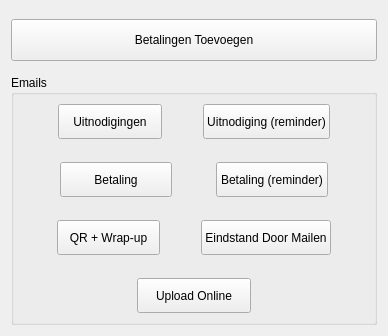
     <widget class="QWidget" name="administratie">
      <attribute name="title">
       <string>Administratie</string>
      </attribute>
      <layout class="QGridLayout" name="gridLayout_2" rowstretch="1,5,1,30">
       <item row="1" column="0">
        <widget class="QPushButton" name="BetalingBtn">
         <property name="sizePolicy">
          <sizepolicy hsizetype="Expanding" vsizetype="Expanding">
           <horstretch>0</horstretch>
           <verstretch>0</verstretch>
          </sizepolicy>
         </property>
         <property name="text">
          <string>Betalingen Toevoegen</string>
         </property>
        </widget>
       </item>
       <item row="0" column="0">
        <spacer name="verticalSpacer_12">
         <property name="orientation">
          <enum>Qt::Vertical</enum>
         </property>
         <property name="sizeHint" stdset="0">
          <size>
           <width>20</width>
           <height>40</height>
          </size>
         </property>
        </spacer>
       </item>
       <item row="2" column="0">
        <spacer name="verticalSpacer_11">
         <property name="orientation">
          <enum>Qt::Vertical</enum>
         </property>
         <property name="sizeHint" stdset="0">
          <size>
           <width>20</width>
           <height>40</height>
          </size>
         </property>
        </spacer>
       </item>
       <item row="3" column="0">
        <widget class="QGroupBox" name="groupBox">
         <property name="sizePolicy">
          <sizepolicy hsizetype="Expanding" vsizetype="Expanding">
           <horstretch>0</horstretch>
           <verstretch>0</verstretch>
          </sizepolicy>
         </property>
         <property name="title">
          <string>Emails</string>
         </property>
         <layout class="QGridLayout" name="gridLayout_7" rowstretch="2,1,2,1,2,1,2">
          <item row="0" column="0">
           <layout class="QHBoxLayout" name="horizontalLayout_12" stretch="1,3,1,3,1">
            <item>
             <spacer name="horizontalSpacer_27">
              <property name="orientation">
               <enum>Qt::Horizontal</enum>
              </property>
              <property name="sizeHint" stdset="0">
               <size>
                <width>40</width>
                <height>20</height>
               </size>
              </property>
             </spacer>
            </item>
            <item>
             <widget class="QPushButton" name="UitnodigingBtn">
              <property name="sizePolicy">
               <sizepolicy hsizetype="Expanding" vsizetype="Expanding">
                <horstretch>0</horstretch>
                <verstretch>0</verstretch>
               </sizepolicy>
              </property>
              <property name="text">
               <string>Uitnodigingen</string>
              </property>
             </widget>
            </item>
            <item>
             <spacer name="horizontalSpacer_28">
              <property name="orientation">
               <enum>Qt::Horizontal</enum>
              </property>
              <property name="sizeHint" stdset="0">
               <size>
                <width>40</width>
                <height>20</height>
               </size>
              </property>
             </spacer>
            </item>
            <item>
             <widget class="QPushButton" name="Uitnodiging2Btn">
              <property name="sizePolicy">
               <sizepolicy hsizetype="Expanding" vsizetype="Expanding">
                <horstretch>0</horstretch>
                <verstretch>0</verstretch>
               </sizepolicy>
              </property>
              <property name="text">
               <string>Uitnodiging (reminder)</string>
              </property>
             </widget>
            </item>
            <item>
             <spacer name="horizontalSpacer_29">
              <property name="orientation">
               <enum>Qt::Horizontal</enum>
              </property>
              <property name="sizeHint" stdset="0">
               <size>
                <width>40</width>
                <height>20</height>
               </size>
              </property>
             </spacer>
            </item>
           </layout>
          </item>
          <item row="1" column="0">
           <spacer name="verticalSpacer_13">
            <property name="orientation">
             <enum>Qt::Vertical</enum>
            </property>
            <property name="sizeHint" stdset="0">
             <size>
              <width>20</width>
              <height>20</height>
             </size>
            </property>
           </spacer>
          </item>
          <item row="2" column="0">
           <layout class="QHBoxLayout" name="horizontalLayout_11" stretch="1,3,1,3,1">
            <item>
             <spacer name="horizontalSpacer_34">
              <property name="orientation">
               <enum>Qt::Horizontal</enum>
              </property>
              <property name="sizeHint" stdset="0">
               <size>
                <width>40</width>
                <height>20</height>
               </size>
              </property>
             </spacer>
            </item>
            <item>
             <widget class="QPushButton" name="BetalingQRBtn">
              <property name="sizePolicy">
               <sizepolicy hsizetype="Expanding" vsizetype="Expanding">
                <horstretch>0</horstretch>
                <verstretch>0</verstretch>
               </sizepolicy>
              </property>
              <property name="text">
               <string>Betaling</string>
              </property>
             </widget>
            </item>
            <item>
             <spacer name="horizontalSpacer_35">
              <property name="orientation">
               <enum>Qt::Horizontal</enum>
              </property>
              <property name="sizeHint" stdset="0">
               <size>
                <width>40</width>
                <height>20</height>
               </size>
              </property>
             </spacer>
            </item>
            <item>
             <widget class="QPushButton" name="BetalingReminderBrn">
              <property name="sizePolicy">
               <sizepolicy hsizetype="Expanding" vsizetype="Expanding">
                <horstretch>0</horstretch>
                <verstretch>0</verstretch>
               </sizepolicy>
              </property>
              <property name="text">
               <string>Betaling (reminder)</string>
              </property>
             </widget>
            </item>
            <item>
             <spacer name="horizontalSpacer_36">
              <property name="orientation">
               <enum>Qt::Horizontal</enum>
              </property>
              <property name="sizeHint" stdset="0">
               <size>
                <width>40</width>
                <height>20</height>
               </size>
              </property>
             </spacer>
            </item>
           </layout>
          </item>
          <item row="3" column="0">
           <spacer name="verticalSpacer_14">
            <property name="orientation">
             <enum>Qt::Vertical</enum>
            </property>
            <property name="sizeHint" stdset="0">
             <size>
              <width>20</width>
              <height>19</height>
             </size>
            </property>
           </spacer>
          </item>
          <item row="4" column="0">
           <layout class="QHBoxLayout" name="horizontalLayout_9" stretch="1,3,1,3,1">
            <item>
             <spacer name="horizontalSpacer_32">
              <property name="orientation">
               <enum>Qt::Horizontal</enum>
              </property>
              <property name="sizeHint" stdset="0">
               <size>
                <width>40</width>
                <height>20</height>
               </size>
              </property>
             </spacer>
            </item>
            <item>
             <widget class="QPushButton" name="QRBtn">
              <property name="sizePolicy">
               <sizepolicy hsizetype="Expanding" vsizetype="Expanding">
                <horstretch>0</horstretch>
                <verstretch>0</verstretch>
               </sizepolicy>
              </property>
              <property name="text">
               <string>QR + Wrap-up</string>
              </property>
             </widget>
            </item>
            <item>
             <spacer name="horizontalSpacer_49">
              <property name="orientation">
               <enum>Qt::Horizontal</enum>
              </property>
              <property name="sizeHint" stdset="0">
               <size>
                <width>40</width>
                <height>20</height>
               </size>
              </property>
             </spacer>
            </item>
            <item>
             <widget class="QPushButton" name="EindstandBtn">
              <property name="sizePolicy">
               <sizepolicy hsizetype="Expanding" vsizetype="Expanding">
                <horstretch>0</horstretch>
                <verstretch>0</verstretch>
               </sizepolicy>
              </property>
              <property name="text">
               <string>Eindstand Door Mailen</string>
              </property>
             </widget>
            </item>
            <item>
             <spacer name="horizontalSpacer_33">
              <property name="orientation">
               <enum>Qt::Horizontal</enum>
              </property>
              <property name="sizeHint" stdset="0">
               <size>
                <width>40</width>
                <height>20</height>
               </size>
              </property>
             </spacer>
            </item>
           </layout>
          </item>
          <item row="5" column="0">
           <spacer name="verticalSpacer_15">
            <property name="orientation">
             <enum>Qt::Vertical</enum>
            </property>
            <property name="sizeHint" stdset="0">
             <size>
              <width>20</width>
              <height>20</height>
             </size>
            </property>
           </spacer>
          </item>
          <item row="6" column="0">
           <layout class="QHBoxLayout" name="horizontalLayout_10">
            <item>
             <spacer name="horizontalSpacer_30">
              <property name="orientation">
               <enum>Qt::Horizontal</enum>
              </property>
              <property name="sizeHint" stdset="0">
               <size>
                <width>40</width>
                <height>20</height>
               </size>
              </property>
             </spacer>
            </item>
            <item>
             <widget class="QPushButton" name="uploadOnlineBtn">
              <property name="sizePolicy">
               <sizepolicy hsizetype="Expanding" vsizetype="Expanding">
                <horstretch>0</horstretch>
                <verstretch>0</verstretch>
               </sizepolicy>
              </property>
              <property name="text">
               <string>Upload Online</string>
              </property>
             </widget>
            </item>
            <item>
             <spacer name="horizontalSpacer_31">
              <property name="orientation">
               <enum>Qt::Horizontal</enum>
              </property>
              <property name="sizeHint" stdset="0">
               <size>
                <width>40</width>
                <height>20</height>
               </size>
              </property>
             </spacer>
            </item>
           </layout>
          </item>
         </layout>
        </widget>
       </item>
      </layout>
     </widget>
